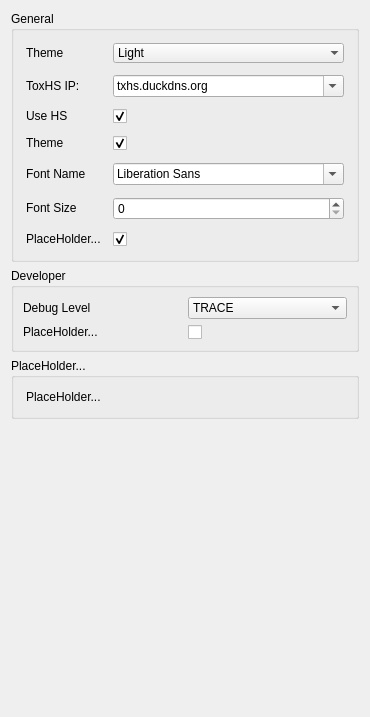
      <widget class="QWidget" name="page_7">
       <layout class="QVBoxLayout" name="verticalLayout_15">
        <item>
         <widget class="QGroupBox" name="groupBox">
          <property name="title">
           <string>General</string>
          </property>
          <property name="flat">
           <bool>true</bool>
          </property>
          <layout class="QGridLayout" name="gridLayout">
           <property name="leftMargin">
            <number>12</number>
           </property>
           <property name="topMargin">
            <number>12</number>
           </property>
           <property name="rightMargin">
            <number>12</number>
           </property>
           <property name="bottomMargin">
            <number>12</number>
           </property>
           <property name="spacing">
            <number>12</number>
           </property>
           <item row="2" column="1">
            <widget class="QCheckBox" name="checkBox_2">
             <property name="text">
              <string/>
             </property>
             <property name="checked">
              <bool>true</bool>
             </property>
            </widget>
           </item>
           <item row="6" column="1">
            <widget class="QCheckBox" name="checkBox">
             <property name="text">
              <string/>
             </property>
             <property name="checked">
              <bool>true</bool>
             </property>
            </widget>
           </item>
           <item row="3" column="1">
            <widget class="QCheckBox" name="checkBox_3">
             <property name="text">
              <string/>
             </property>
             <property name="checked">
              <bool>true</bool>
             </property>
            </widget>
           </item>
           <item row="4" column="0">
            <widget class="QLabel" name="label_49">
             <property name="text">
              <string>Font Name</string>
             </property>
             <property name="textInteractionFlags">
              <set>Qt::TextBrowserInteraction</set>
             </property>
            </widget>
           </item>
           <item row="1" column="0">
            <widget class="QLabel" name="label_9">
             <property name="text">
              <string>ToxHS IP:</string>
             </property>
             <property name="textInteractionFlags">
              <set>Qt::TextBrowserInteraction</set>
             </property>
            </widget>
           </item>
           <item row="6" column="0">
            <widget class="QLabel" name="label_13">
             <property name="text">
              <string>PlaceHolder...</string>
             </property>
             <property name="textInteractionFlags">
              <set>Qt::TextBrowserInteraction</set>
             </property>
            </widget>
           </item>
           <item row="1" column="1">
            <widget class="QComboBox" name="comboBox_3">
             <property name="editable">
              <bool>true</bool>
             </property>
             <item>
              <property name="text">
               <string>txhs.duckdns.org</string>
              </property>
             </item>
             <item>
              <property name="text">
               <string>10.0.0.31</string>
              </property>
             </item>
             <item>
              <property name="text">
               <string>127.0.0.1</string>
              </property>
             </item>
            </widget>
           </item>
           <item row="2" column="0">
            <widget class="QLabel" name="label_10">
             <property name="text">
              <string>Use HS</string>
             </property>
             <property name="textInteractionFlags">
              <set>Qt::TextBrowserInteraction</set>
             </property>
            </widget>
           </item>
           <item row="0" column="0">
            <widget class="QLabel" name="label_8">
             <property name="text">
              <string>Theme</string>
             </property>
             <property name="textInteractionFlags">
              <set>Qt::TextBrowserInteraction</set>
             </property>
            </widget>
           </item>
           <item row="0" column="1">
            <widget class="QComboBox" name="comboBox_2">
             <property name="frame">
              <bool>false</bool>
             </property>
             <item>
              <property name="text">
               <string>Light</string>
              </property>
             </item>
             <item>
              <property name="text">
               <string>Dark</string>
              </property>
             </item>
             <item>
              <property name="text">
               <string>System</string>
              </property>
             </item>
            </widget>
           </item>
           <item row="3" column="0">
            <widget class="QLabel" name="label_11">
             <property name="text">
              <string>Theme</string>
             </property>
             <property name="textInteractionFlags">
              <set>Qt::TextBrowserInteraction</set>
             </property>
            </widget>
           </item>
           <item row="4" column="1">
            <widget class="QFontComboBox" name="fontComboBox"/>
           </item>
           <item row="5" column="0">
            <widget class="QLabel" name="label_51">
             <property name="text">
              <string>Font Size</string>
             </property>
             <property name="textInteractionFlags">
              <set>Qt::TextBrowserInteraction</set>
             </property>
            </widget>
           </item>
           <item row="5" column="1">
            <widget class="QSpinBox" name="spinBox"/>
           </item>
          </layout>
         </widget>
        </item>
        <item>
         <widget class="QGroupBox" name="groupBox_8">
          <property name="title">
           <string>Developer</string>
          </property>
          <layout class="QGridLayout" name="gridLayout_6">
           <item row="1" column="0">
            <widget class="QLabel" name="label_60">
             <property name="text">
              <string>PlaceHolder...</string>
             </property>
             <property name="textInteractionFlags">
              <set>Qt::TextBrowserInteraction</set>
             </property>
            </widget>
           </item>
           <item row="1" column="1">
            <widget class="QCheckBox" name="checkBox_10">
             <property name="text">
              <string/>
             </property>
            </widget>
           </item>
           <item row="0" column="1">
            <widget class="QComboBox" name="comboBox_7">
             <item>
              <property name="text">
               <string>TRACE</string>
              </property>
             </item>
             <item>
              <property name="text">
               <string>DEBUG</string>
              </property>
             </item>
             <item>
              <property name="text">
               <string>WARNING</string>
              </property>
             </item>
             <item>
              <property name="text">
               <string>INFO</string>
              </property>
             </item>
             <item>
              <property name="text">
               <string>ERROR</string>
              </property>
             </item>
             <item>
              <property name="text">
               <string>FATAL</string>
              </property>
             </item>
            </widget>
           </item>
           <item row="0" column="0">
            <widget class="QLabel" name="label_59">
             <property name="text">
              <string>Debug Level</string>
             </property>
            </widget>
           </item>
          </layout>
         </widget>
        </item>
        <item>
         <widget class="QGroupBox" name="groupBox_2">
          <property name="title">
           <string>PlaceHolder...</string>
          </property>
          <property name="flat">
           <bool>true</bool>
          </property>
          <layout class="QVBoxLayout" name="verticalLayout_16">
           <property name="spacing">
            <number>12</number>
           </property>
           <property name="leftMargin">
            <number>12</number>
           </property>
           <property name="topMargin">
            <number>12</number>
           </property>
           <property name="rightMargin">
            <number>12</number>
           </property>
           <property name="bottomMargin">
            <number>12</number>
           </property>
           <item>
            <widget class="QLabel" name="label_12">
             <property name="text">
              <string>PlaceHolder...</string>
             </property>
             <property name="textInteractionFlags">
              <set>Qt::TextBrowserInteraction</set>
             </property>
            </widget>
           </item>
          </layout>
         </widget>
        </item>
        <item>
         <spacer name="verticalSpacer_3">
          <property name="orientation">
           <enum>Qt::Vertical</enum>
          </property>
          <property name="sizeHint" stdset="0">
           <size>
            <width>20</width>
            <height>287</height>
           </size>
          </property>
         </spacer>
        </item>
       </layout>
      </widget>
